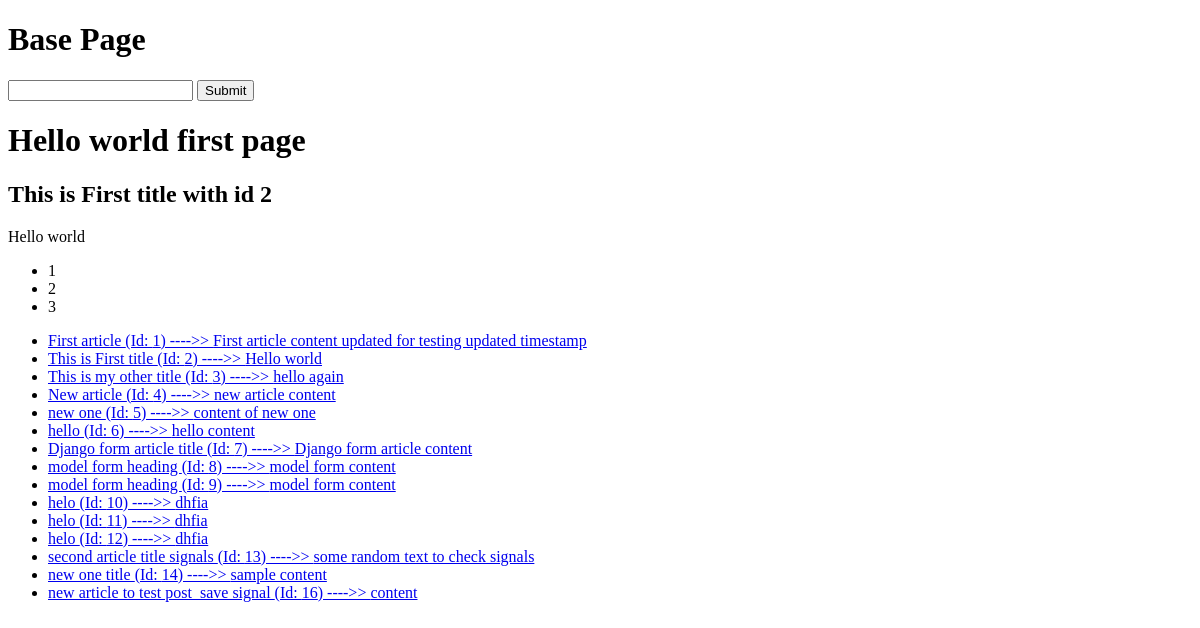
The page / on the database its author committed.
### articles/models.py (models this page shows)
class Article(models.Model):
    user = models.ForeignKey(User, blank=True, null=True, on_delete=models.SET_NULL)
    title = models.CharField(max_length=255)
    slug = models.SlugField(unique=True, blank=True, null=True)
    content = models.TextField()
    timestamp = models.DateTimeField(auto_now_add=True)
    updated = models.DateTimeField(auto_now=True)
    publish = models.DateField(auto_now_add=False, auto_now=False
            , null=True, blank=True)
    objects = ModelManager()
    def get_absolute_url(self):
        return reverse('articles:article', kwargs={"slug": self.slug})

### trydjango/views.py (the view)
# urls.py: path("", views.home_view),
def home_view(request):
    num = random.randint(1, 3)
    article = Article.objects.get(id=num)
    article_list = Article.objects.all()
    print(num)
    num_list = [1, 2, 3]
    context = {"title":article.title, "content":article.content,'id':article.id, 'num_list':num_list, 'article_list':article_list}
    return render(request, "home.html", context)

### templates/home.html
{% extends "base.html" %}
{% block content %}
<h1>Hello world first page</h1>
<h2>{{title}} with id {{id}}</h2>
<p>{{content}}</p>
<ul>
{% for x in num_list %}
    <li>{{ x }}</li>
{% endfor %}
</ul>
<ul>
    {% for x in article_list %}
        {% if x.id %}
        <li><a href="{{ x.get_absolute_url }}">{{ x.title }} (Id: {{x.id}})  ---->> {{x.content}}</a></li>
        {% endif %}
    {% endfor %}
</ul>
{% endblock %}

### templates/base.html (shortened to what this page needs)
<!DOCTYPE html>
<html lang="en">
<head>
</head>
<body>
    <h1>Base Page</h1>
    <form action="{% url 'articles:article_search_view' %}" method="GET">
        <input type="text" name="q" id="">
        <input type="submit">
    </form>
    {% block content %}
    {% endblock %}
</body>
</html>

### rows shown on the page
Article: title "This is First title", content "Hello world", id "2"
Article: title "First article", id "1", content "First article content updated for testing updated timestamp"
Article: title "This is my other title", id "3", content "hello again"
Article: title "New article", id "4", content "new article content"
Article: title "new one", id "5", content "content of new one"
Article: title "hello", id "6", content "hello content"
Article: title "Django form article title", id "7", content "Django form article content"
Article: title "model form heading", id "8", content "model form content"
Article: title "model form heading", id "9", content "model form content"
Article: title "helo", id "10", content "dhfia"
Article: title "helo", id "11", content "dhfia"
Article: title "helo", id "12", content "dhfia"
Article: title "second article title signals", id "13", content "some random text to check signals"
Article: title "new one title", id "14", content "sample content"
Article: title "new article to test post_save signal", id "16", content "content"

### other values the page prints
{{ id }} "2"
{{ x }} "1" "2" "3"
